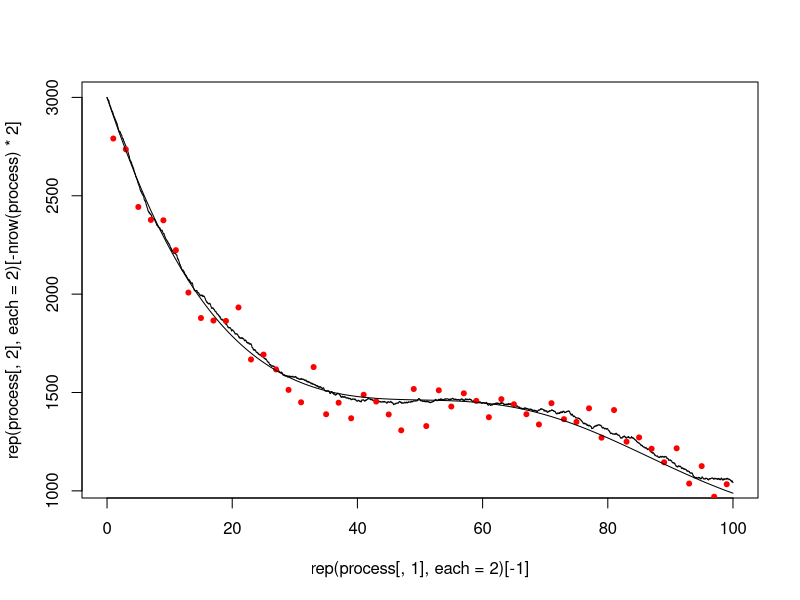

Write the R code that produced this figure.

# First we create some data #
#############################

# Parameters
birth <- 30 #30 #10 #5 # 2 #1 # 0.5
death <- 2 * 0.01
populationTop <- 3000 #3000 # 1000 #500# 200 # 100 #50
seasonality <- function(t){
  1.5 + cos(2*pi/100*t)/2
}

# Dominating rate
domRate <- 2* death * populationTop + birth
  
# Jump times
times <- cumsum(rexp(100000,domRate))
times <- times[times<100]
tail(times,1)

# Storage
process <- matrix(0,nrow = 1+length(times),2); colnames(process) <- c("Time", "population")
process[,1] <- c(0,times)
process[1,2] <- floor(populationTop)
totalJumps = 0

# Populate
for (i in 2:nrow(process)){
  birthProb <- birth*(process[i-1,2]<populationTop)/domRate
  deathProb <- death * seasonality(process[i,1]) * process[i-1,2] /domRate
  threshold <- runif(1)
  if( threshold < birthProb){
    process[i,2] <- process[i-1,2] + 1
    totalJumps <- totalJumps+1
  } else if( threshold < birthProb + deathProb){
    process[i,2] <- process[i-1,2] - 1
    totalJumps <- totalJumps+1
  } else{
    process[i,2] <- process[i-1,2]
  }
}
plot(rep(process[,1],each=2)[-1],rep(process[,2],each=2)[-nrow(process)*2],col="black",type="l",ylim=c(min(process[,2]),populationTop))
print(totalJumps)

# Record observations
obsTimes <- seq(1,100,2)
observations <- cbind(obsTimes, sapply(obsTimes, function(i) process[tail(which(i>process[,1]),1),2]))
observations[,2] <- rnorm(nrow(observations),mean = observations[,2],sd = populationTop/50)
print(mean(observations[,2]))
points(observations[,1],observations[,2],pch=20,col="red")


# ODE solution for auxiliary variable approach
##############################################
library(deSolve)

bd.model <- function (t, x, params) {
  
  # states
  X <- x[1]

  # parameters
  death <- params[1]
  
  # dynamics
  dX <- birth*(X<populationTop) - death*seasonality(t)*X

  #return list
  list(c(dX))
}

grid <- seq(0,100,100/1000)
indexes <- sapply(observations[,1], function(z) tail(which(z >= grid),1))

error.bd <- function(params0){
  
  # Solve ODEs
  out <- as.data.frame(ode(y=c(X=populationTop),times=grid,bd.model,parms=params0,hmax=1/120))
  
  # Error term
  er <- sum((out$X[indexes]-observations[,2])^2)

  # return
  return(er)
}

fit0 <- optim(c(0.01),error.bd); fit0$par
params0 <- fit0$par
out <- as.data.frame(ode(y=c(X=populationTop),times=grid,bd.model,parms=params0,hmax=1/120))
lines(out$time,out$X)


# Save all necessary for inference and a plot
#save(process,observations,out,file = "toplot.Rdata")

write.table(out,file=paste("ode_",populationTop,".txt",sep = ""),row.names = F,sep = " ",col.names = F)
write.table(observations,file=paste("data_",populationTop,".txt",sep = ""),row.names = F,sep = " ",col.names = F)

write.table(out,file=paste("ode2_",populationTop,".txt",sep = ""),row.names = F,sep = " ",col.names = F)
write.table(observations,file=paste("data2_",populationTop,".txt",sep = ""),row.names = F,sep = " ",col.names = F)
